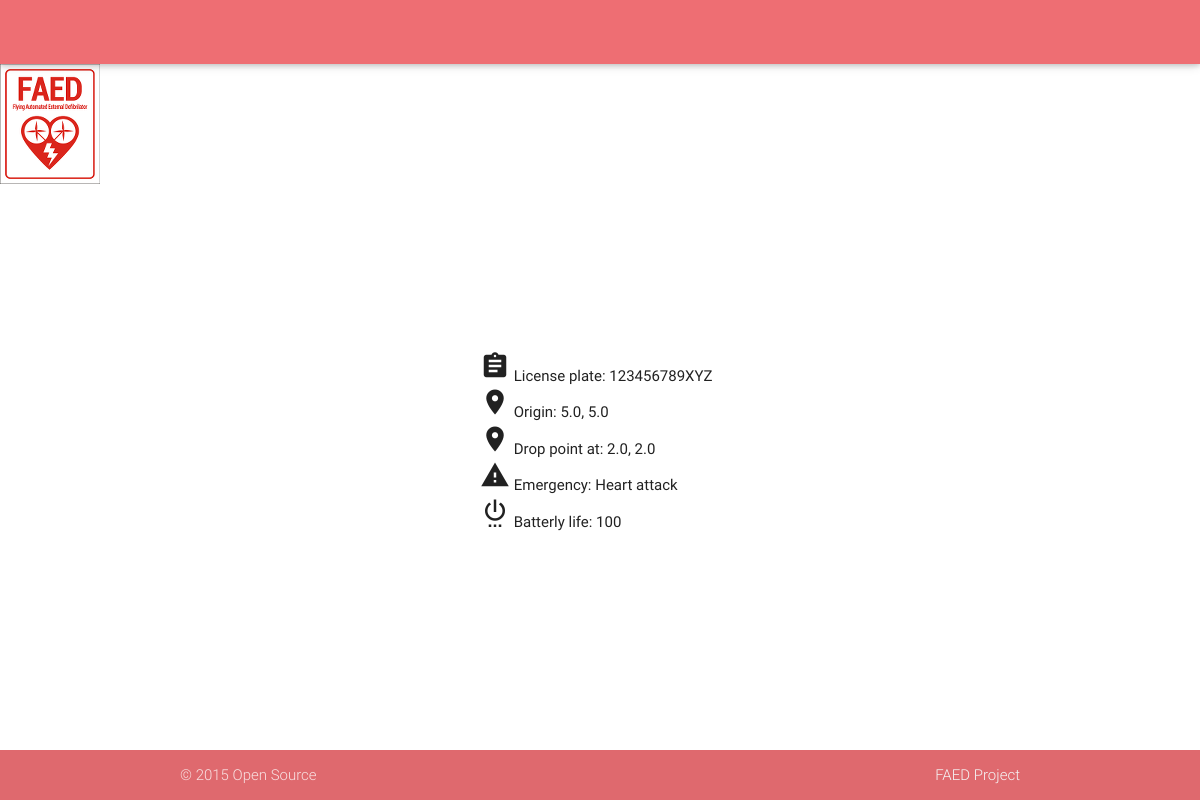
The app's page /drone/123456789XYZ/, older data.
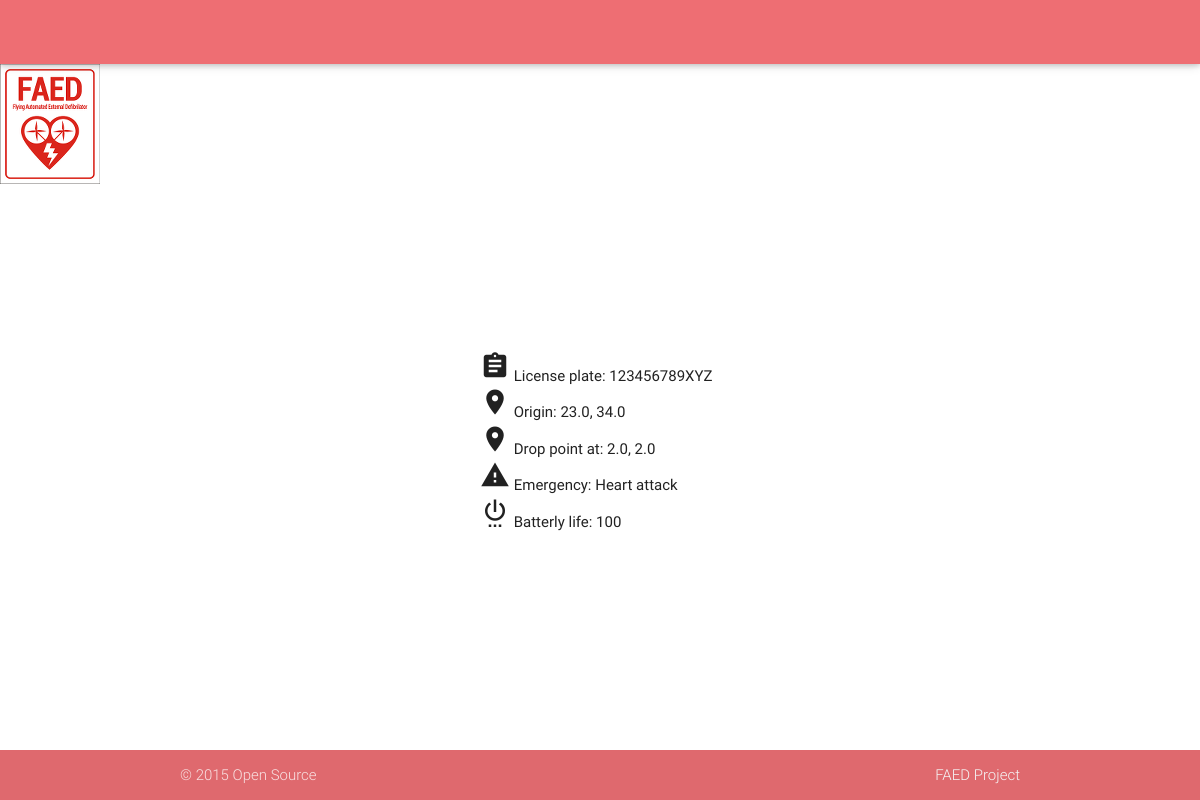
The same page, newer data.
### faed_management/models.py (models this page shows)
class Drone(models.Model):
    name = models.CharField(max_length=50)
    plate = models.CharField(max_length=50)
    origin_lat = models.FloatField(null=True)
    origin_lon = models.FloatField(null=True)
    destination_lat = models.FloatField(null=True)
    destination_lon = models.FloatField(null=True)
    emergency = models.CharField(max_length=50, null=True)
    battery_life = models.PositiveSmallIntegerField(default=100)
    style_url = models.ForeignKey(StyleURL)
    def __unicode__(self):
        return str(self.name + '-' + self.plate)

### faed_drone_publisher/views.py (the view)
# urls.py: url(r'^drone/(?P<drone_plate>\w+)/$', drone_detail),
def drone_detail(request, drone_plate):
    try:
        drone = models.Drone.objects.get(plate=drone_plate)
        print drone
    except drone == None:
        raise Http404
    return render(request, 'drone.html', {'drone': drone})

### faed_drone_publisher/templates/drone.html
{% extends "base_drone.html" %}
{% block content %}
<div style="width: 20%; margin: 0px auto; position: relative; top: 20%;">
    <i class="small material-icons">assignment</i> License plate: {{ drone.plate }} <br>
    <i class="small material-icons">room</i> Origin: {{ drone.origin_lat }}, {{ drone.origin_lon }} <br>
    <i class="small material-icons">room</i> Drop point at: {{ drone.destination_lat }}, {{ drone.destination_lon }} <br>
    <i class="small material-icons">report_problem</i> Emergency: {{ drone.emergency }} <br>
    <i class="small material-icons">settings_power</i> Batterly life: {{ drone.battery_life }}
</div>
{% endblock content %}

### faed_drone_publisher/templates/base_drone.html (shortened to what this page needs)
<!DOCTYPE html>
<html>
    <head>
        <link type="text/css" rel="stylesheet" href="/static/css/materialize.min.css" media="screen,projection"/>
        <link type="text/css" rel="stylesheet" href="/static/css/style.css" media="screen,projection"/>
    </head>
    <body>
        <div id="menu-top">
             <nav style="position: fixed;">
             </nav>
        </div>
        <div id="container" >
            <img src="/static/img/faedproject.png" />
        </div>
        {% block content %}
        {% endblock content %}
    </body>
    <footer class="page-footer" style="position: fixed;">
          <div class="footer-copyright">
            <div class="container">
            © 2015 Open Source
            <a class="grey-text text-lighten-4 right" href="http://www.faeddroneproject.com/">FAED Project</a>
            </div>
          </div>
    </footer>
</html>

### faed_management/static/css/style.css (style rules this page uses)
html { height: 100%; margin: 0px; padding: 0px }
#menu-top { height: 64px; }
body { height: 100%; margin: 0px; padding: 0px display: flex; min-height: 100%; flex-direction: column; }
footer { width:100%; position: absolute; bottom:0; left:0; }

Row changes from the older to the newer data that the page shows:
changed Drone "123456789XYZ": origin_lat "5.0" → "23.0"; origin_lon "5.0" → "34.0"
